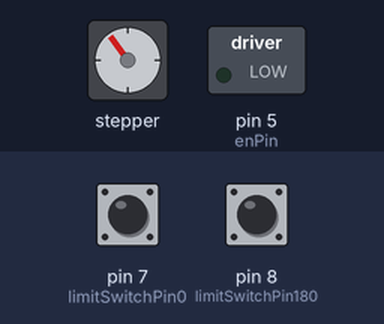
Simulated run of this sketch. Board: Arduino Uno, built with avr-gcc and run on an emulated ATmega328P. Parts: stepper motor, switched loads named in the sketch (green lamp = pin HIGH). Inputs (shaded band) come from the test bench; at power-on: pin 7 (limitSwitchPin0) HIGH, pin 8 (limitSwitchPin180) HIGH. The ROS host is connected and sends only what is stated; stepper angles assume 200 steps per turn.

Above: at 1.2 s.
1.3 s: pin 7 (limitSwitchPin0) pulled LOW for 0.15 s
At 2.19 s:
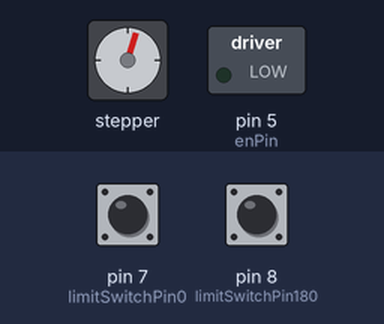
4.3 s: pin 8 (limitSwitchPin180) pulled LOW for 3.2 s
At 8.34 s:
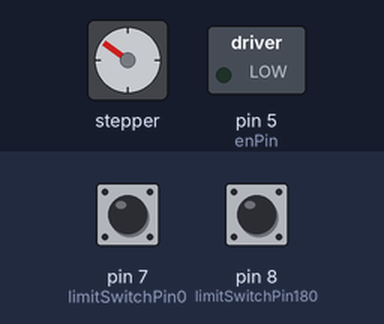
10.5 s: pin 7 (limitSwitchPin0) pulled LOW for 1 s
At 12.92 s:
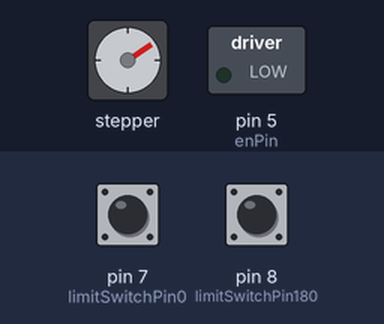
13.5 s: pin 8 (limitSwitchPin180) pulled LOW for 0.15 s
At 15.04 s:
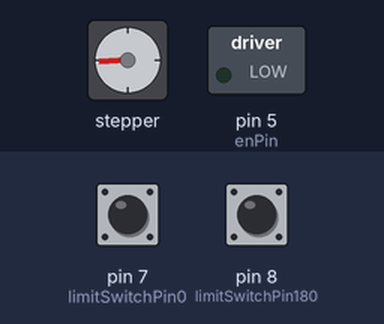
16.6 s: pin 7 (limitSwitchPin0) pulsed LOW 5 times (0.12 s each, 0.3 s apart)
21.1 s: pin 8 (limitSwitchPin180) pulled LOW for 1 s
Timing chart, 0 to 26.1 s (numbered marks = the images above; inputs shaded):
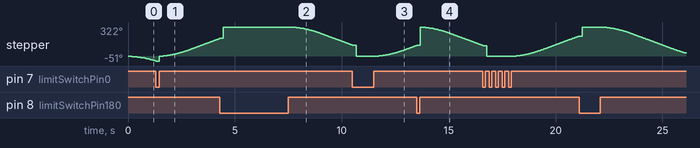

The sketch:

Step_motor.ino
```cpp
#include <AccelStepper.h>
#include <ros.h>
#include <std_msgs/Int32.h>

const int stepPin = 3;
const int dirPin = 4;
const int enPin = 5;
const int limitSwitchPin0 = 7;  // Pin cho công tắc hành trình tại 0 độ
const int limitSwitchPin180 = 8; // Pin cho công tắc hành trình tại 180 độ

AccelStepper stepper(AccelStepper::DRIVER, stepPin, dirPin);
ros::NodeHandle nh;
std_msgs::Int32 angle_msg;
ros::Publisher pub("step_motor_angle", &angle_msg);

int current_angle = -1;  // Giá trị ban đầu không xác định
bool homing_done = false; // Biến để xác định xem quá trình homing đã hoàn thành chưa

void setup() {
  pinMode(enPin, OUTPUT);
  pinMode(limitSwitchPin0, INPUT_PULLUP);
  pinMode(limitSwitchPin180, INPUT_PULLUP);

  Serial.begin(9600);
  nh.initNode();
  nh.advertise(pub);

  // Kích hoạt động cơ
  digitalWrite(enPin, LOW);

  stepper.setMaxSpeed(50);
  stepper.setAcceleration(30);

  // Bắt đầu quay ngược chiều kim đồng hồ để tìm vị trí ban đầu
  stepper.moveTo(-10000);
}

void loop() {
  if (!homing_done) {
    // Quay liên tục để tìm vị trí ban đầu
    stepper.run();
    checkLimitSwitches();
  } else {
    // Quay động cơ từ 0 đến 180 độ và ngược lại
    if (stepper.distanceToGo() == 0) {
      if (stepper.currentPosition() == 0) {
        stepper.moveTo(180);
      } else if (stepper.currentPosition() == 180) {
        stepper.moveTo(0);
      }
    }
    stepper.run();
    checkLimitSwitches();
  }
  nh.spinOnce();
}

void checkLimitSwitches() {
  if (digitalRead(limitSwitchPin0) == LOW) {
    stepper.setCurrentPosition(0);  // Thiết lập vị trí hiện tại là 0 độ
    current_angle = 0;
    publishAngle();
    homing_done = true;
    stepper.moveTo(180);  // Quay ngược lại
  }
  else if (digitalRead(limitSwitchPin180) == LOW) {
    stepper.setCurrentPosition(180);  // Thiết lập vị trí hiện tại là 180 độ
    current_angle = 180;
    publishAngle();
    homing_done = true;
    stepper.moveTo(0);  // Quay ngược lại
  }
}

void publishAngle() {
  angle_msg.data = current_angle;
  pub.publish(&angle_msg);
  nh.spinOnce();
}
```
